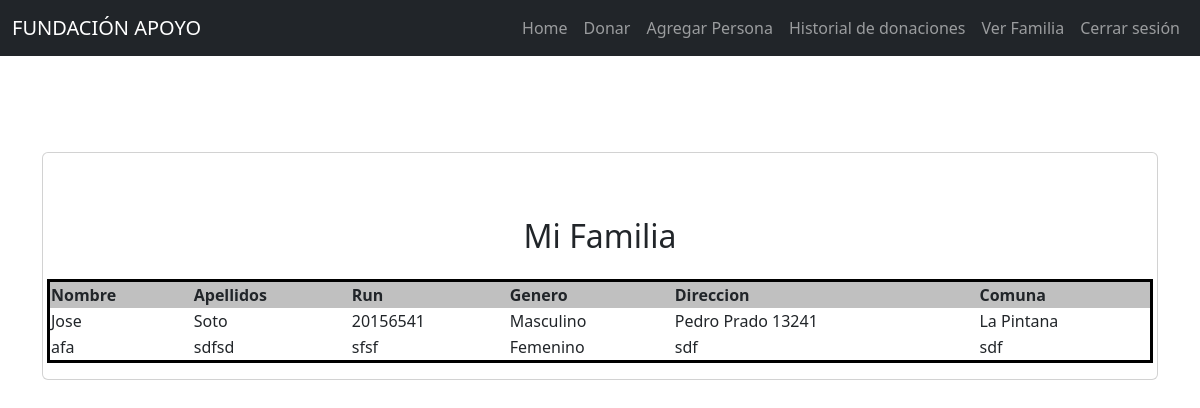
/patient/ (signed in), run on the app's committed database.
### apoyo/models.py (models this page shows, shortened)
class AddPatient(models.Model):
    Nombre = models.CharField(max_length=100)
    Apellidos = models.CharField(max_length=100)
    Run = models.CharField(max_length=10)
    Genero = models.IntegerField(null=False, blank=False, choices= Genero_select)
    Direccion = models.CharField(max_length=100)
    Comuna = models.CharField(max_length=100)
    user = models.ForeignKey(User, on_delete=models.CASCADE)

### apoyo/views.py (the view)
# urls.py: path('patient/', views.patient, name="patient"),
def patient(request):
    patients = AddPatient.objects.filter(user=request.user.id)
    return render(request, 'apoyo/patient.html', {'patients' : patients})

### apoyo/templates/apoyo/patient.html (shortened to what this page needs)
{% extends 'apoyo/base.html' %}
{% block content %}
<main class="container py-5">
    <section class="card card-body mt-5">
        <div class="row">
            <h2 class="text-center mt-5">Mi Familia</h2>
            <table border="3" width="50%" bordercolor="black" class="mt-3" >
                <tr bgcolor="silver">
                    <th>Nombre</th>
                    <th>Apellidos</th>
                    <th>Run</th>
                    <th>Genero</th>
                    <th>Direccion</th>
                    <th>Comuna</th>
                </tr>
                {% for patient in patients %}
                <tr>
                    <td>{{patient.Nombre}}</td>
                    <td>{{patient.Apellidos}}</td>
                    <td>{{patient.Run}}</td>
                    <td>{% if patient.Genero == 1 %}Masculino{% else %}Femenino{% endif %}</td>
                    <td>{{patient.Direccion}}</td>
                    <td>{{patient.Comuna}}</td>
                </tr>
                {% endfor %}
            </table>
        </div>
    </section>
</main>
{% endblock %}

### data on the page
AddPatient: Nombre "Jose", Apellidos "Soto", Run "20156541", Genero "Masculino", Direccion "Pedro Prado 13241", Comuna "La Pintana"
AddPatient: Nombre "afa", Apellidos "sdfsd", Run "sfsf", Genero "Femenino", Direccion "sdf", Comuna "sdf"
